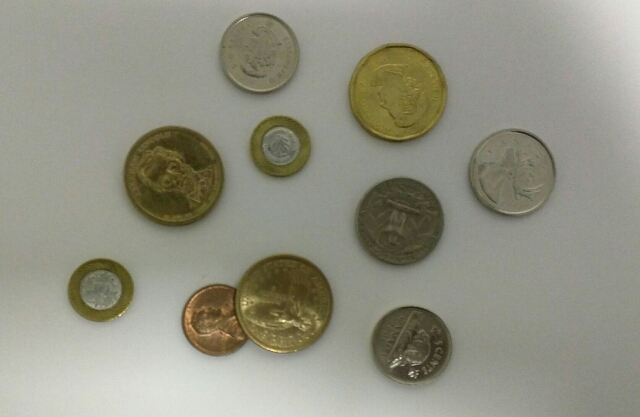
#> input picture Open Cv for Machine Vison/img/coin2.jpg, 640 x 417 px
$ python 'Part 11 Masking.py'
#> lines starting #> are read from the running program, lines starting #| are printed output that depends on the picture; after the words box and inside, x2 and y2 are one past the last pixel; in counts of white or black regions, pixels touching at a corner belong together
import cv2 as cv
import numpy as np
#-----------[LOAD IMAGE]-------------------------------------------------------------------------------#
img=cv.imread('img/coin2.jpg',cv.IMREAD_COLOR)
#> img is the input picture: shape (417, 640, 3); mean B, G, R 130.6, 145.4, 145.8
img_2=cv.imread('img/dice.jpg',cv.IMREAD_COLOR)
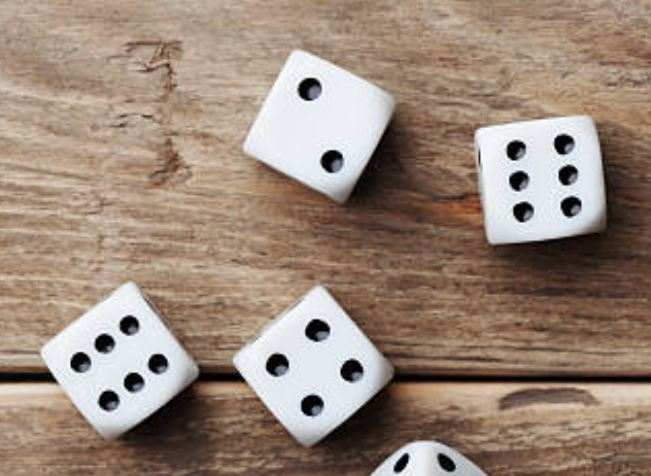
#> input picture Open Cv for Machine Vison/img/dice.jpg, 651 x 476 px
#> img_2 is the input picture: shape (476, 651, 3); mean B, G, R 121.3, 135.8, 154.5
blank= np.zeros(img.shape[:2],dtype='uint8')
blank2= np.zeros(img_2.shape[:2],dtype='uint8')
#-----------[MASK]-------------------------------------------------------------------------------------#
# 1 Circle
mask=cv.circle(blank,(img.shape[1]//3-40,img.shape[0]//3+36)
               ,50,255,-1)
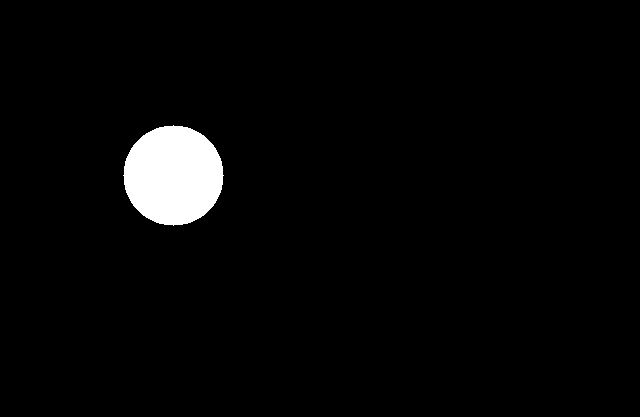
#> blank: shape (417, 640); 2.9% white; 1 white region, box (x1, y1, x2, y2) and area: (123, 125, 224, 226) 7845
# 50 = diameter , img.shape[1] -> x , img,shape[0] -> y, black backgound 255
mask_img=cv.bitwise_and(img,img,mask=mask)
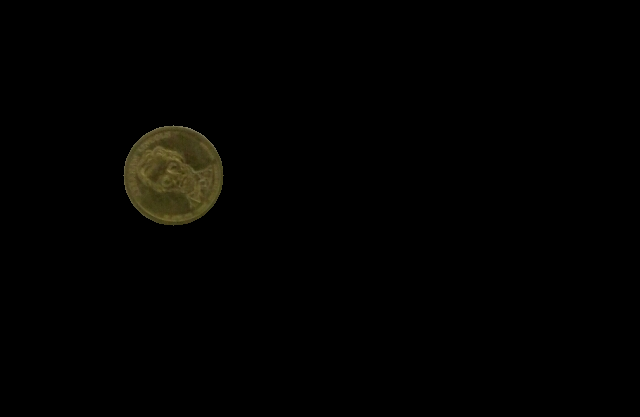
#> mask_img: shape (417, 640, 3); mean B, G, R 1, 2.1, 2.4

#2 Rectangle
mask_2=cv.rectangle(blank2,(img_2.shape[1]//2,img_2.shape[0]//2),
                           (img_2.shape[1]//2+100,img_2.shape[0]//2+100),
                           255,-1)
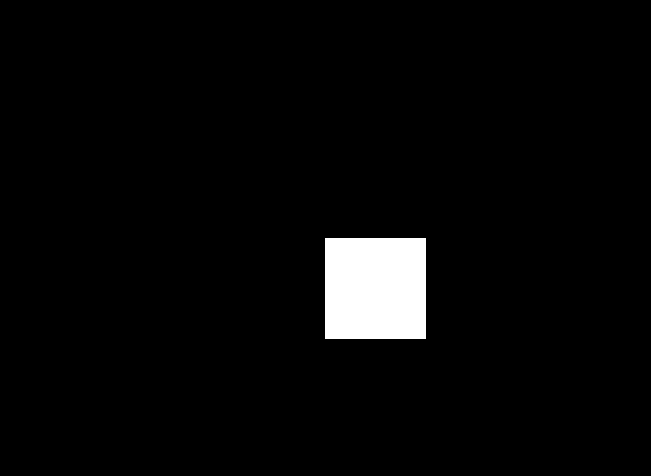
#> blank2: shape (476, 651); 3.3% white; 1 white region, box (x1, y1, x2, y2) and area: (325, 238, 426, 339) 10201
mask_img_2=cv.bitwise_and(img_2,img_2,mask=mask_2)
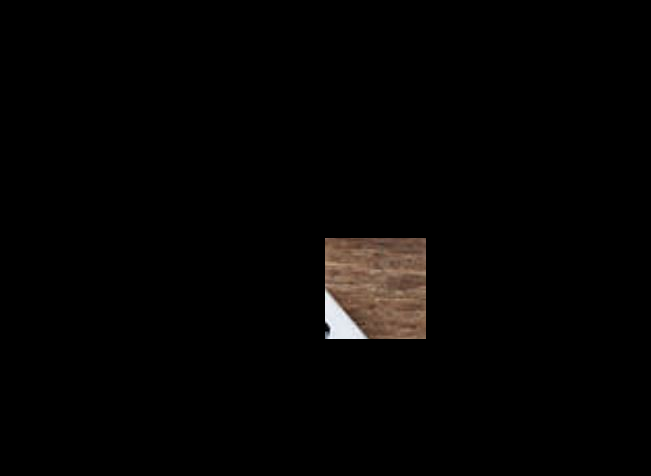
#> mask_img_2: shape (476, 651, 3); mean B, G, R 3, 3.5, 4.4
#-----------[SHOW RESULT]------------------------------------------------------------------------------#
cv.imshow('Coin',img)
cv.imshow('Mask Image',mask)
cv.imshow('Mask with img',mask_img)

#cv.imshow('Dice',img_2)
cv.imshow('Mask Image 2',mask_2)
#cv.imshow('Mask with img',mask_img_2)

cv.waitKey(0)
cv.destroyAllWindows()
